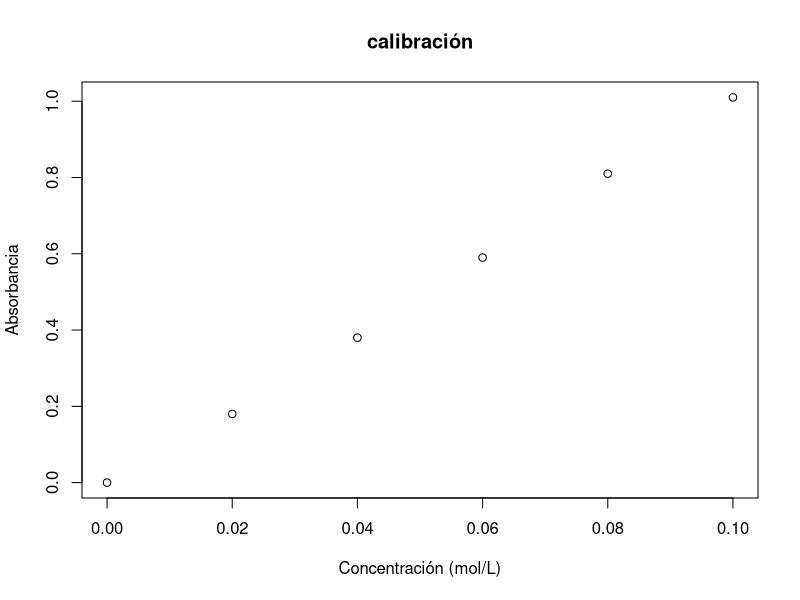

The R script that drew this image: (Note: this script raises an error after producing the figure.)
# Datos
concentracion <- c(0.00, 0.02, 0.04, 0.06, 0.08, 0.10)
absorbancia <- c(0.00, 0.18, 0.38, 0.59, 0.81, 1.01)

# Gráfico
plot(concentracion, absorbancia, 
     xlab = "Concentración (mol/L)", 
     ylab = "Absorbancia",
     main = "calibración")

# Ajustar el modelo lineal
modelo <- lm(Absorbancia ~ Concentracion, data = datos_espectro)

# Mostrar resumen del modelo
summary(modelo)

# Añadir la línea de regresión al gráfico
abline(modelo, col = "red", lwd = 2)

# Mostrar ecuación en el gráfico
ecuacion <- paste("Abs =", round(coef(modelo)[1], 3), "+", round(coef(modelo)[2], 3), "* C")
text(0.02, 0.9, ecuacion, pos = 4, col = "red")

nueva_abs <- 0.75
concentracion_estimada <- (nueva_abs - coef(modelo)[1]) / coef(modelo)[2]

cat("La concentración estimada para una absorbancia de 0.75 es:", 
    round(concentracion_estimada, 4), "mol/L\n")

# Coeficiente de determinación R²
r_cuadrado <- summary(modelo)$r.squared
cat("El R² del modelo es:", round(r_cuadrado, 4), "\n")

if(r_cuadrado > 0.98) {
  cat("El modelo se ajusta excelentemente a los datos.")
} else if(r_cuadrado > 0.90) {
  cat("El modelo tiene un buen ajuste.")
} else {
  cat("El modelo no se ajusta adecuadamente a los datos.")
}

# Gráfico de residuales para validación
plot(modelo$fitted.values, modelo$residuals,
     pch = 19, col = "blue",
     main = "Análisis de Residuales",
     xlab = "Valores Ajustados",
     ylab = "Residuales")
abline(h = 0, col = "red", lty = 2)
